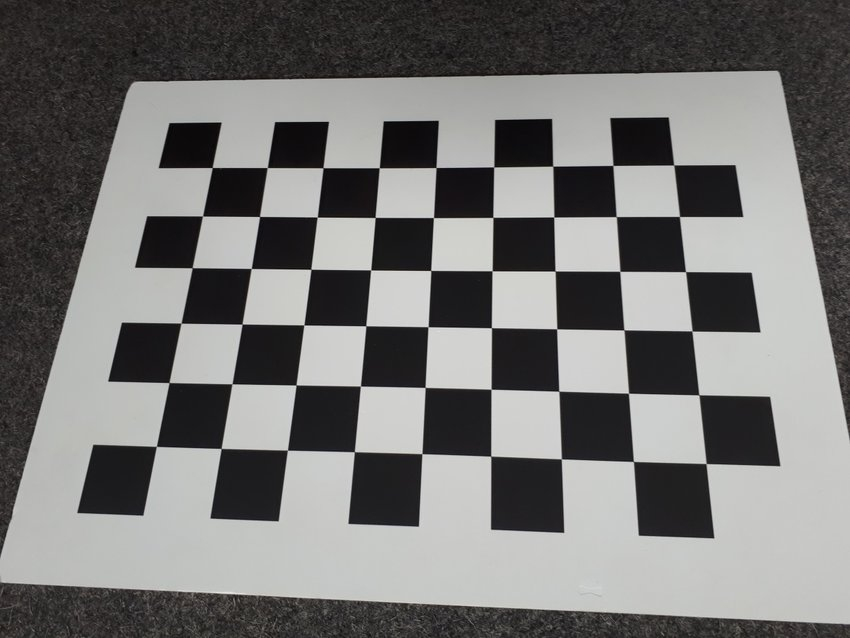
#> input picture data/image.png, 850 x 638 px
$ jupyter execute main.ipynb
#> lines starting #> are read from the running program, lines starting #| are printed output that depends on the picture
#> further down, image_color is the input picture: PIL image 850x638 RGB; mean R, G, B 116.9, 116.4, 115.3
[cell 1]
import numpy as np
from PIL import Image, ImageDraw

> sobel operator를 통해 모서리를 검출한다.

[cell 2]
def convolution_intensity(image_pixel):
    """convolution image pixel

    Args:
        image_pixel (2 dimension array): image pixel matrix.

    Returns:
        convol_h (2 dimension array): convolution array
        convol_v (2 dimension array): convolution array
    """
    sobel_x = np.array([[1,0,-1],
                        [2,0,-2],
                        [1,0,-1]])
    sobel_y = np.array([[1,2,1],
                        [0,0,0],
                        [-1,-2,-1]])
    convol_h = []
    convol_v = []

    for i in range(len(image_pixel) - 2):
        convol_v_temp = []
        convol_h_temp = []

        for j in range(len(image_pixel[0]) - 2):
            convol_h_temp.append(np.sum(image_pixel[i:i+3:, j:j+3:] * sobel_x))
            convol_v_temp.append(np.sum(image_pixel[i:i+3:, j:j+3:] * sobel_y))

        convol_h.append(convol_h_temp)
        convol_v.append(convol_v_temp)
#> after the loop, convol_h = 636 items; convol_v = 636 items

    convol_h = np.array(convol_h)
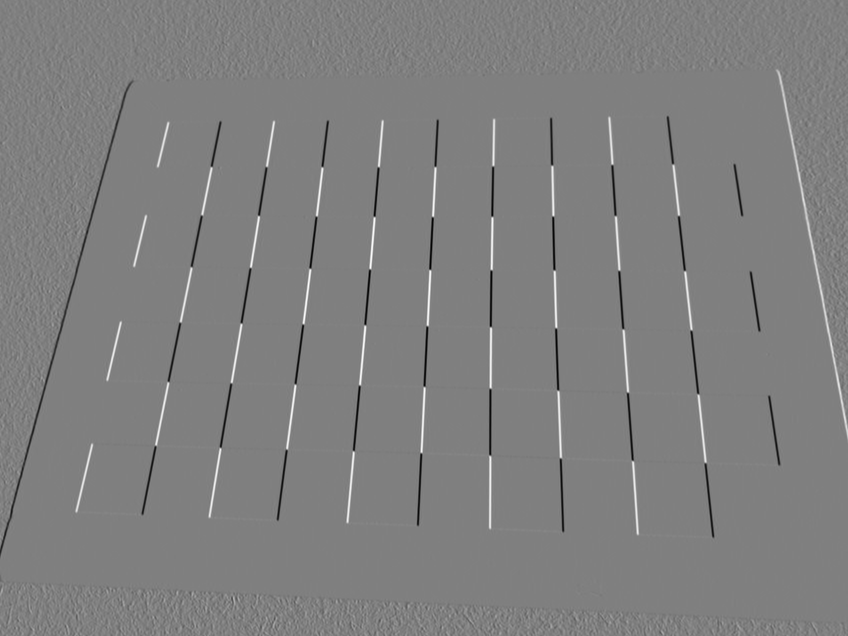
#> convol_h: shape (636, 848) int64; min -779, max 775, mean -0.5; drawn with min black and max white
    convol_v = np.array(convol_v)
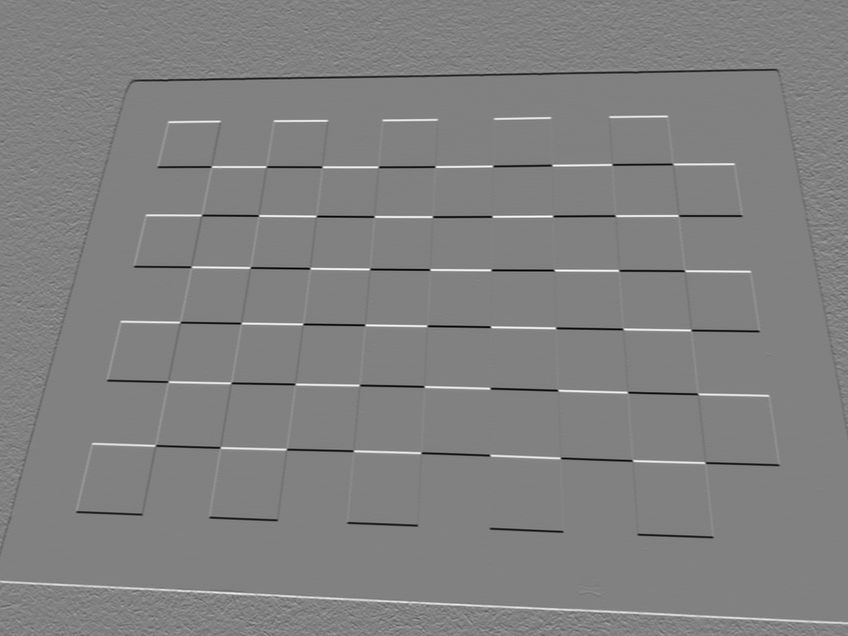
#> convol_v: shape (636, 848) int64; min -824, max 801, mean -0.2; drawn with min black and max white

    return convol_v, convol_h

> image pixel을 단순하게 만들기 위해 gaussian filter를 사용한다.

[cell 3]
def gaussian(image_pixel):
    """gaussian

    Args:
        image_pixel (2 dimension array): image pixel matrix

    Returns:
        row (2 dimension array): image pixel matrix with gaussian blur
    """
    gaussian_h = np.array([1,2,1]) / 4
#> gaussian_h = [0.25, 0.5, 0.25]
    gaussian_v = np.array([1,2,1]).T / 4
#> gaussian_v = [0.25, 0.5, 0.25]
    row = []

    for i in range(len(image_pixel) - 2):
        col = []
        for j in range(len(image_pixel[0]) - 2):
            col_temp = image_pixel[i:i+3:, j:j+3:] @ gaussian_h @ gaussian_v
            col.append(col_temp)
        row.append(col)
#> after the loop, row = 634 items
    row = np.array(row)

    return row

> gaussian filter를 사용해 이미지를 정리하고 R = det(M) - k(trace(M))^2 식에 따라 R을 구하여 edge인지 corner인지 flat인지를 판별한다. 몇 번의 테스트를 거쳐 threshold를 700000000을 사용하면 적절하게 검출해내는 것을 알아냈다.
> 그림을 그리기 위해 corner_boundary 범위 안에 뭉쳐있는 pixel들을 하나로 정리한다.

[cell 4]
def corner_detector(image_pixel):
    """corner detector

    Args:
        image_pixel (2 dimension array): image pixel matrix

    Returns:
        corner_coordinate ([x,y] list): corner with [x,y] coordinate
    """
    corner_coordinate = []

    convol_h, convol_v = convolution_intensity(image_pixel)
    gaussian_x = gaussian(convol_h)
    gaussian_y = gaussian(convol_v)

    dx = gaussian_x*gaussian_x
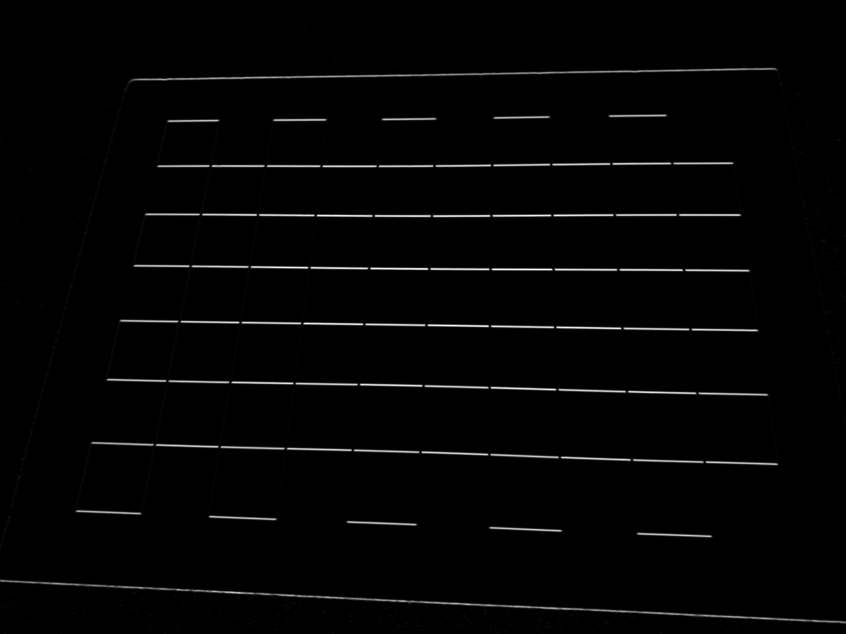
#> dx: shape (634, 846) float64; min 0, max 338651.3, mean 5405.5; drawn with min black and max white
    dxy = gaussian_x*gaussian_y
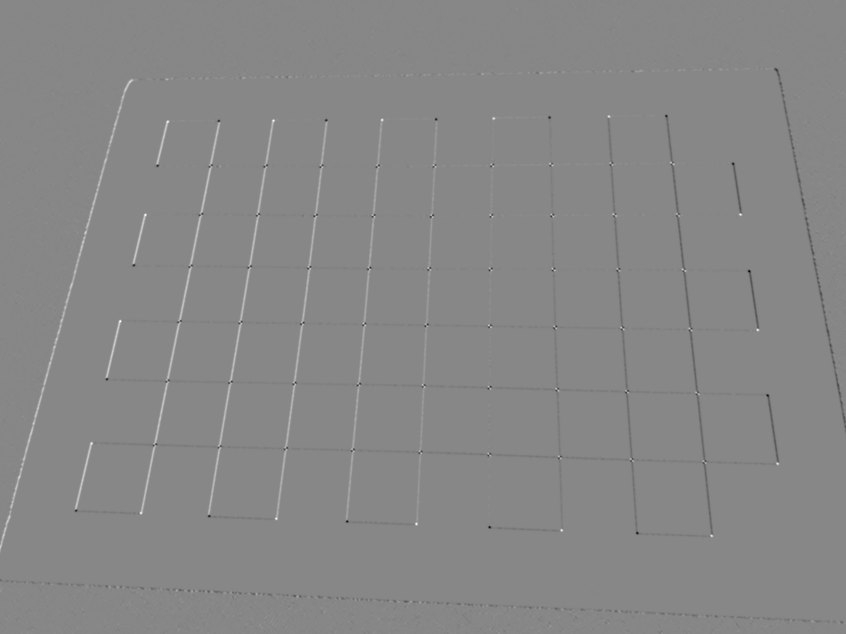
#> dxy: shape (634, 846) float64; min -105512.5, max 93718.8, mean 107.3; drawn with min black and max white
    dy = gaussian_y*gaussian_y
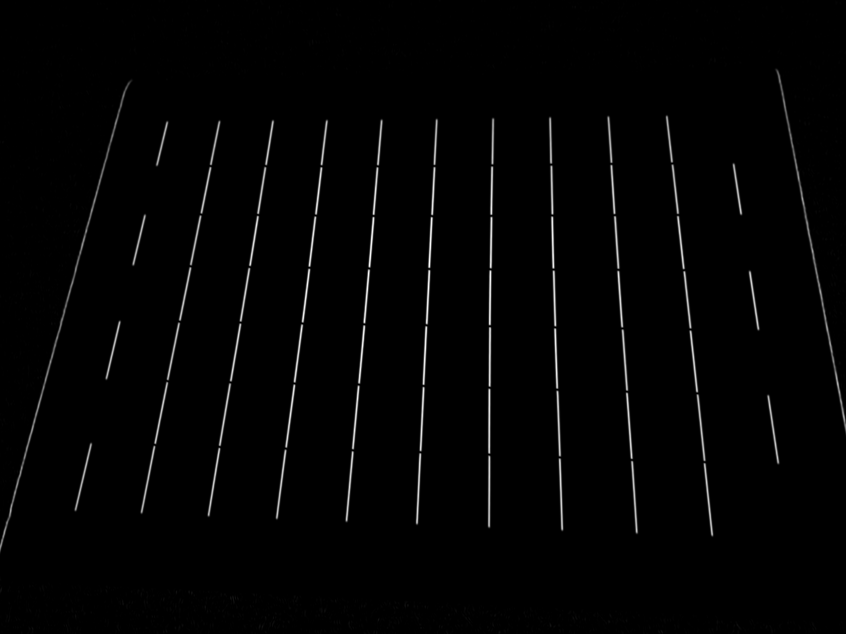
#> dy: shape (634, 846) float64; min 0, max 322269.1, mean 4411.2; drawn with min black and max white

    dx2 = gaussian(dx)
    dxy2 = gaussian(dxy)
    dy2 = gaussian(dy)

    det = dx2 * dy2 - dxy2**2
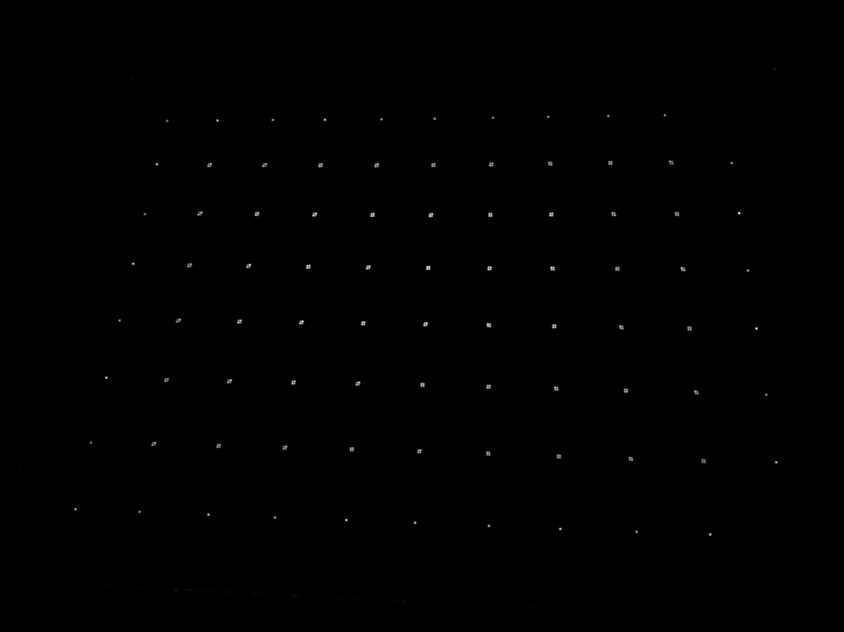
#> det: shape (632, 844) float64; min 0, max 4.36e+09, mean 5538728.9; drawn with min black and max white
    trace = (dx2 + dy2)**2
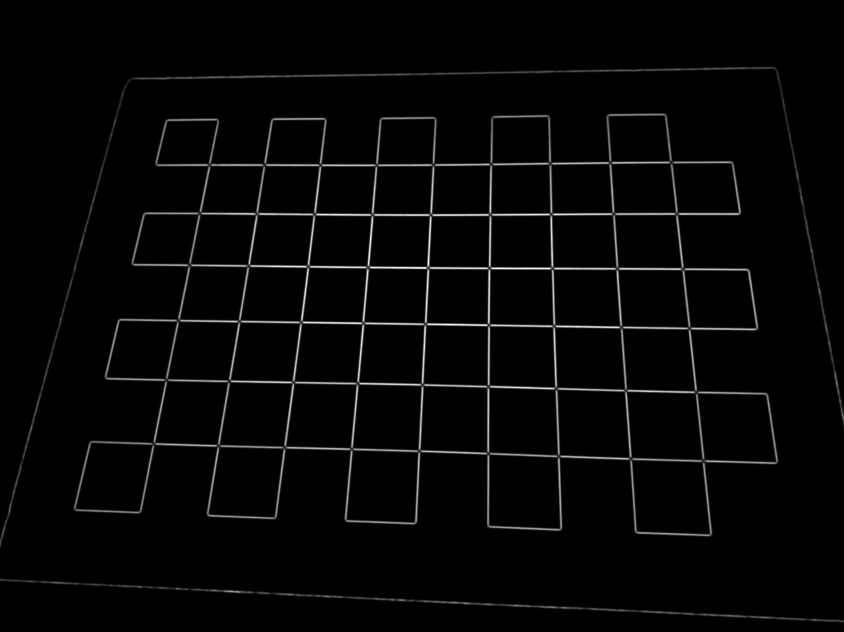
#> trace: shape (632, 844) float64; min 0, max 5.58e+10, mean 1.29e+09; drawn with min black and max white

    k = 0.06
    rs = det - k * trace
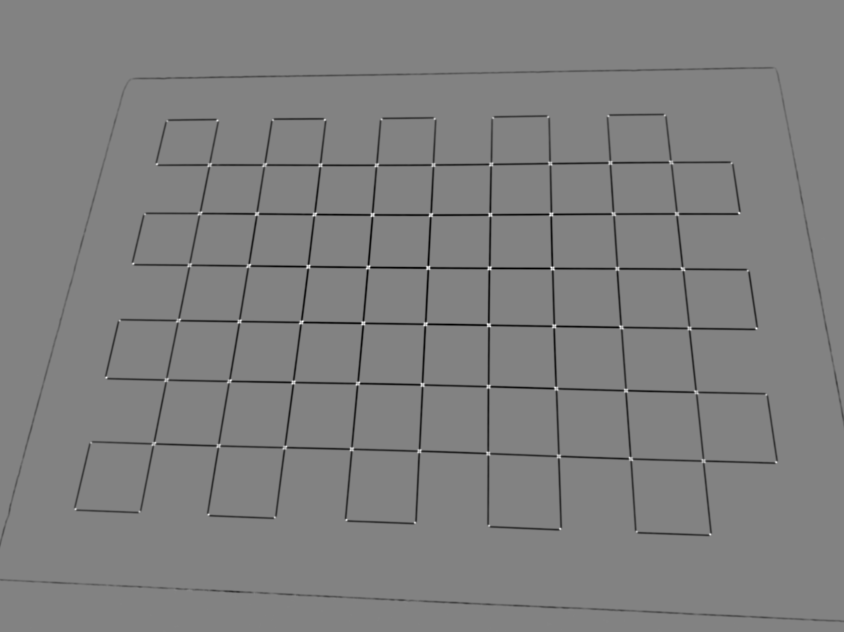
#> rs: shape (632, 844) float64; min -3.35e+09, max 3.18e+09, mean -71665978.6; drawn with min black and max white
    threshold = 700000000

    for i in range(len(rs)):
        for j in range(len(rs[0])):
            if rs[i][j] > threshold:
                corner_coordinate.append([i, j])
#> after the loop, corner_coordinate = 800 pairs, first value 115 to 535, second value 74 to 776

    corner_boundary = 20

    for start in corner_coordinate :
        for end in corner_coordinate[:] :
            if (abs(end[0] - start[0]) < corner_boundary and
                abs(end[1] - start[1]) < corner_boundary and
                start != end) :
                corner_coordinate.remove(end)
#> this loop made 86 passes
#> start on passes 1 to 12: [115, 607], [115, 664], [116, 548], [117, 492], [118, 381], [118, 434], [119, 217], [119, 272], [119, 324], [121, 167], [160, 669], [161, 608]
#> after the loop, corner_coordinate = 86 pairs, first value 115 to 533, second value 75 to 775

    return corner_coordinate

> corner를 그림에 동그라미로 표시한다.

[cell 5]
def draw_corner(image_pixel, coordinate) :
    """check corner in image

    Args:
        image_pixel (2 dimension array): image pixel matrix
        coordinate ([x,y] list): corner with [x,y] coordinate

    Returns:
        image (2 dimension array): image pixel with corner
    """
    re_image = Image.fromarray(image_pixel)
    draw = ImageDraw.Draw(re_image)
    for coor in coordinate :
        draw.ellipse((coor[1], coor[0],
                      coor[1] + 10, coor[0] + 10),
                     outline='red')

    return re_image

> image file을 color scale과 gray scale로 같이 읽는다. 그냥 읽으면 3차원의 RGB로 나오기 때문에 gray scale로 1차원으로 만들고 계산에 사용한다.

[cell 6]
image_file = './data/image.png'

image_gray = Image.open(image_file).convert('L')
image_color = Image.open(image_file)
image_gray_pixel = np.array(image_gray)
image_color_pixel = np.array(image_color)

result_coordinate = corner_detector(image_gray_pixel)
#> result_coordinate has the same summary as corner_coordinate in corner_detector

result = draw_corner(image_color_pixel, result_coordinate)
#> the loop in draw_corner, `for coor in coordinate :` made 86 passes
result.show()

print(f'corner : {len(result_coordinate)}')
#| corner : 86
